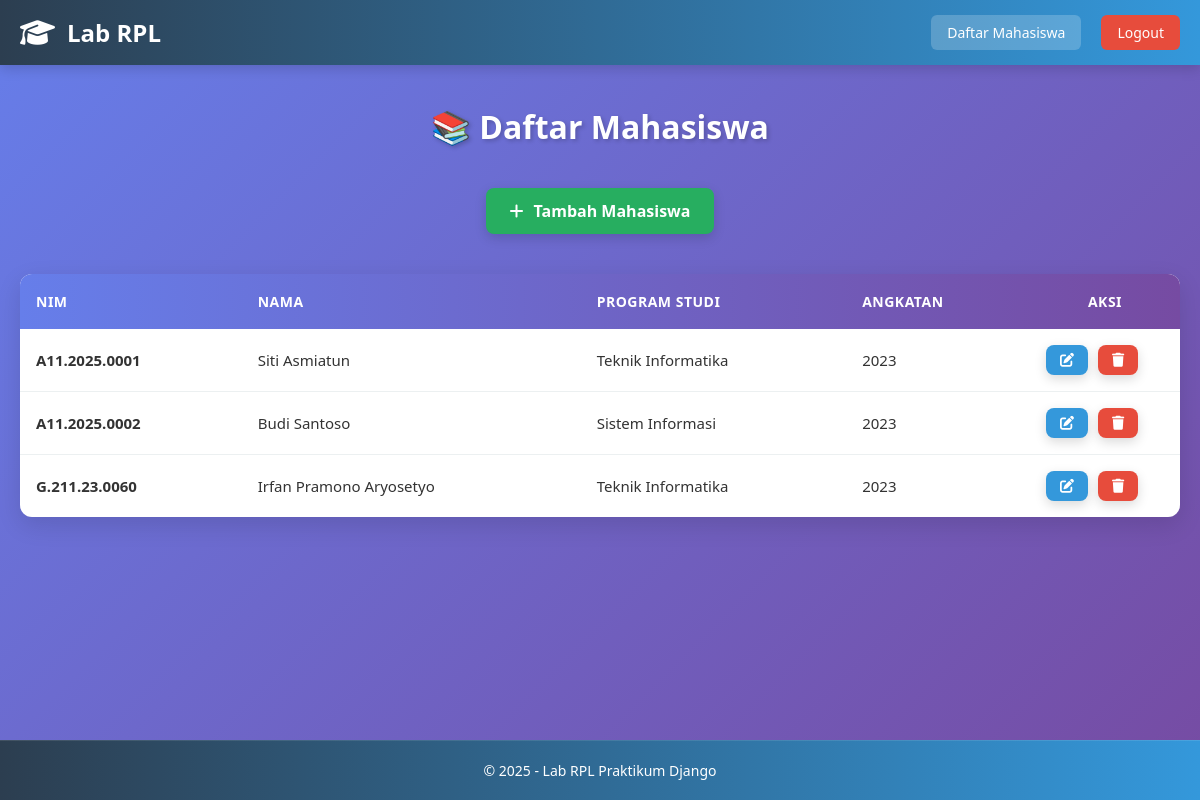
Screenshot of /mahasiswa/daftar/ (signed in) with the database file from the repository.
### mahasiswa/models.py (models this page shows, shortened)
class Mahasiswa(models.Model):
    nim = models.CharField(max_length=15, unique=True)
    nama = models.CharField(max_length=100)
    programstudi = models.CharField(max_length=50)
    angkatan = models.IntegerField(max_length=4)

### mahasiswa/views.py (the view)
# urls.py: path('daftar/', views.daftar_mahasiswa, name='daftar_mahasiswa'),
@login_required(login_url='/accounts/login/')
def daftar_mahasiswa(request):
    mahasiswas = Mahasiswa.objects.all()
    return render(request, 'mahasiswa/daftar.html', {'mahasiswas': mahasiswas})

### mahasiswa/templates/mahasiswa/daftar.html (shortened to what this page needs)
{% extends 'mahasiswa/base.html' %} {% load static %} {% block content %}
<h2>📚 Daftar Mahasiswa</h2>
<div class="action-bar">
    <a href="{% url 'tambah_mahasiswa' %}" class="btn btn-primary">
        <i class="fas fa-plus"></i> Tambah Mahasiswa
    </a>
</div>
<div class="table-wrapper">
    {% if mahasiswas %}
    <table>
        <thead>
            <tr>
                <th>NIM</th>
                <th>Nama</th>
                <th>Program Studi</th>
                <th>Angkatan</th>
                <th style="text-align: center; width: 150px;">Aksi</th>
            </tr>
        </thead>
        <tbody>
            {% for mhs in mahasiswas %}
            <tr>
                <td><strong>{{ mhs.nim }}</strong></td>
                <td>{{ mhs.nama }}</td>
                <td>{{ mhs.programstudi }}</td>
                <td>{{ mhs.angkatan }}</td>
                <td style="text-align: center;">
                    <div class="actions-cell">
                        <a href="{% url 'edit_mahasiswa' mhs.pk %}" class="btn btn-edit" title="Edit">
                            <i class="fas fa-edit"></i>
                        </a>
                        <a href="{% url 'hapus_mahasiswa' mhs.pk %}" class="btn btn-delete" title="Hapus">
                            <i class="fas fa-trash"></i>
                        </a>
                    </div>
                </td>
            </tr>
            {% endfor %}
        </tbody>
    </table>
    {% endif %}
</div>
{% endblock %}

### mahasiswa/templates/mahasiswa/base.html (shortened to what this page needs)
{% load static %}
<!DOCTYPE html>
<html lang="id">
<head>
    <link rel="stylesheet" href="https://cdnjs.cloudflare.com/ajax/libs/font-awesome/6.4.0/css/all.min.css">
    <link rel="stylesheet" href="{% static 'mahasiswa/css/style.css' %}">
</head>
<body>
    <header class="navbar">
        <div class="navbar-container">
            <div class="navbar-brand">
                <i class="fas fa-graduation-cap"></i>
                <h1>Lab RPL</h1>
            </div>
            <nav class="navbar-menu">
                <a href="{% url 'daftar_mahasiswa' %}" class="nav-link active">Daftar Mahasiswa</a>
                <a href="{% url 'logout' %}" class="nav-link logout-btn">Logout</a>
            </nav>
        </div>
    </header>
    <main class="container">
        {% block content %}{% endblock %}
    </main>
    <footer class="footer">
        <p>&copy; 2025 - Lab RPL Praktikum Django</p>
    </footer>
</body>
</html>

### mahasiswa/static/mahasiswa/css/style.css (style rules this page uses)
* { margin: 0; padding: 0; box-sizing: border-box; }
body { font-family: 'Segoe UI', Tahoma, Geneva, Verdana, sans-serif; background: linear-gradient(135deg, #667eea 0%, #764ba2 100%); color: #333; min-height: 100vh; display: flex; flex-direction: column; }
.navbar { background: linear-gradient(90deg, #2c3e50 0%, #3498db 100%); color: white; padding: 15px 0; box-shadow: 0 4px 12px rgba(0, 0, 0, 0.15); position: sticky; top: 0; z-index: 1000; }
.navbar-container { max-width: 1200px; margin: 0 auto; padding: 0 20px; display: flex; justify-content: space-between; align-items: center; }
.navbar-brand { display: flex; align-items: center; gap: 12px; font-size: 24px; font-weight: bold; }
.navbar-brand i { font-size: 28px; }
.navbar-brand h1 { font-size: 24px; margin: 0; }
.navbar-menu { display: flex; gap: 20px; align-items: center; }
.nav-link { color: white; text-decoration: none; padding: 8px 16px; border-radius: 6px; transition: all 0.3s ease; font-size: 14px; font-weight: 500; }
.nav-link.active { background-color: rgba(255, 255, 255, 0.2); }
.logout-btn { background-color: #e74c3c; }
.container { max-width: 1200px; margin: 0 auto; padding: 40px 20px; flex: 1; width: 100%; }
main { flex: 1; }
h2 { text-align: center; margin-bottom: 40px; color: white; font-size: 32px; font-weight: bold; text-shadow: 2px 2px 4px rgba(0, 0, 0, 0.2); }
.action-bar { display: flex; justify-content: center; margin-bottom: 40px; }
.btn { display: inline-flex; align-items: center; gap: 10px; padding: 12px 24px; background-color: white; color: #667eea; text-decoration: none; border: none; border-radius: 8px; cursor: pointer; transition: all 0.3s ease; font-size: 16px; font-weight: 600; box-shadow: 0 4px 12px rgba(0, 0, 0, 0.15); }
.btn-primary { background-color: #27ae60; color: white; }
.btn-edit { background-color: #3498db; color: white; padding: 8px 14px; font-size: 14px; }
.btn-delete { background-color: #e74c3c; color: white; padding: 8px 14px; font-size: 14px; }
.table-wrapper { background-color: white; border-radius: 12px; box-shadow: 0 8px 24px rgba(0, 0, 0, 0.12); overflow: hidden; animation: slideUp 0.5s ease; }
table { width: 100%; border-collapse: collapse; }
thead { background: linear-gradient(90deg, #667eea 0%, #764ba2 100%); color: white; }
th { padding: 18px 16px; text-align: left; font-weight: 600; font-size: 14px; text-transform: uppercase; letter-spacing: 0.5px; }
td { padding: 16px; border-bottom: 1px solid #ecf0f1; font-size: 15px; }
tbody tr { transition: all 0.3s ease; }
tbody tr:last-child td { border-bottom: none; }
.actions-cell { display: flex; gap: 10px; }
.footer { background: linear-gradient(90deg, #2c3e50 0%, #3498db 100%); color: white; padding: 20px; text-align: center; margin-top: 40px; border-top: 1px solid rgba(255, 255, 255, 0.1); }
.footer p { font-size: 14px; margin: 0; }

### rows the page displays
Mahasiswa: nim "A11.2025.0001", nama "Siti Asmiatun", programstudi "Teknik Informatika", angkatan "2023"
Mahasiswa: nim "A11.2025.0002", nama "Budi Santoso", programstudi "Sistem Informasi", angkatan "2023"
Mahasiswa: nim "G.211.23.0060", nama "Irfan Pramono Aryosetyo", programstudi "Teknik Informatika", angkatan "2023"
